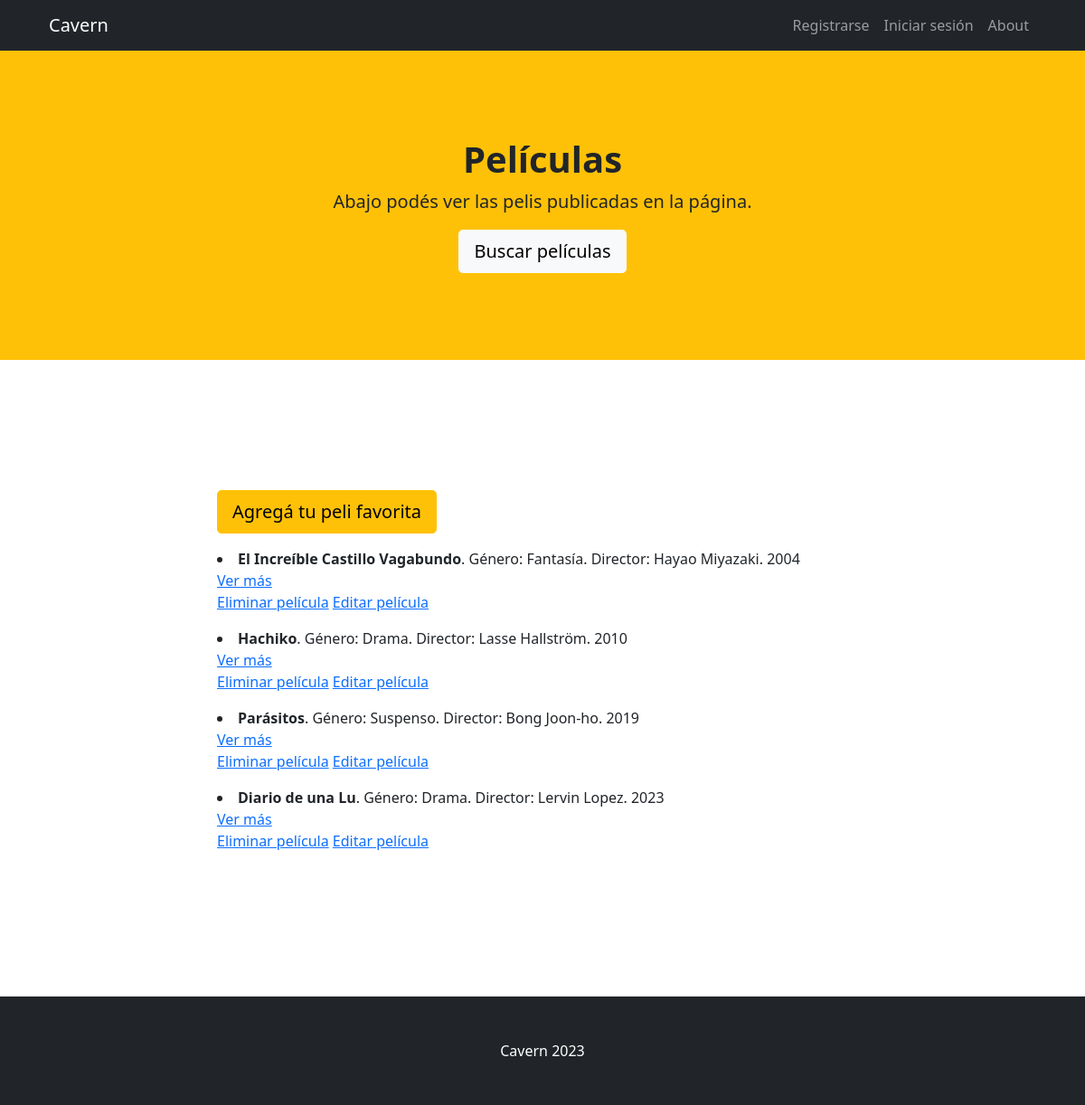
Before: /SPL/peliculas/ with the older database file.
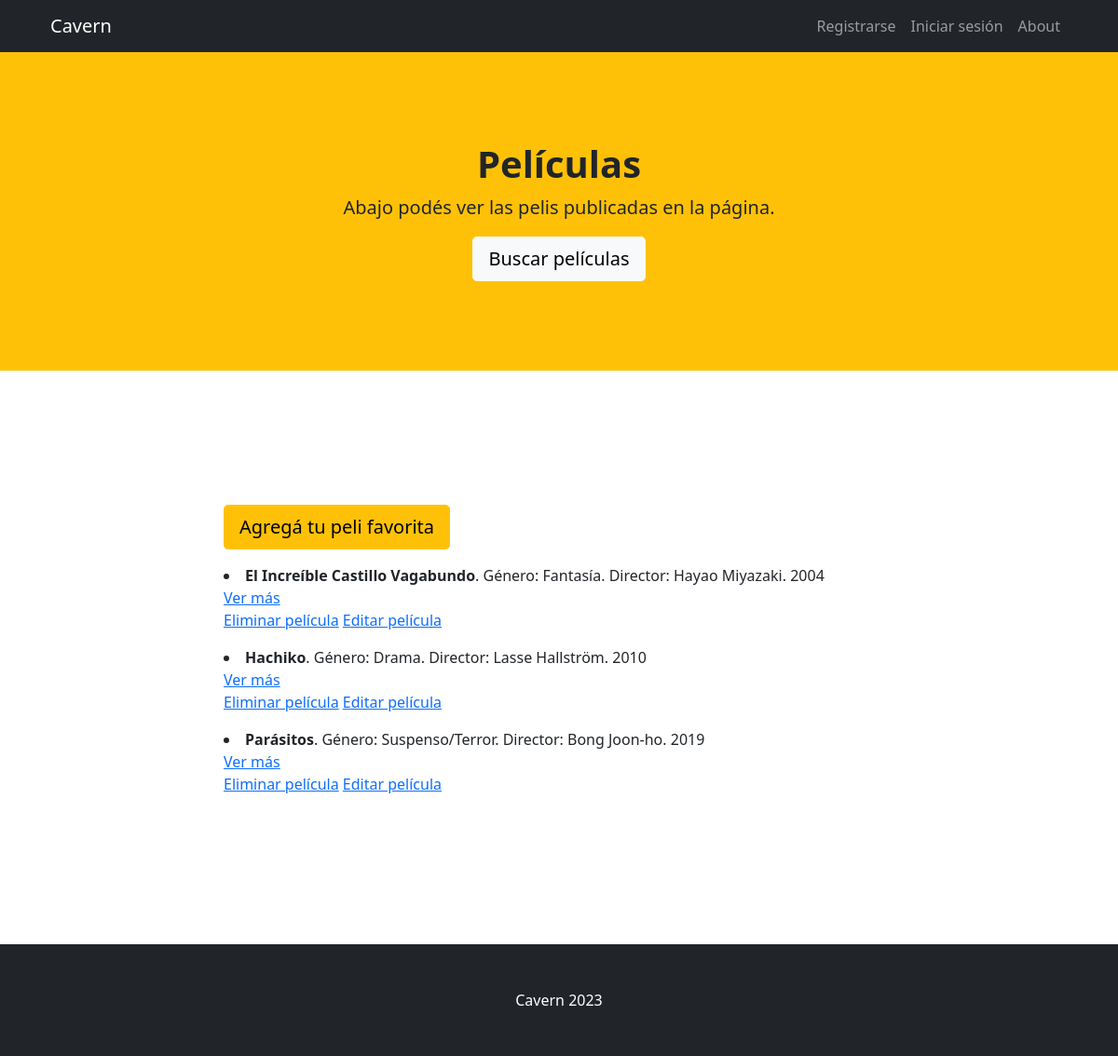
After: the same page with the newer database file.
### SPL/models.py (models this page shows)
class Pelicula(models.Model):
    nombre = models.CharField(max_length=50)
    genero = models.CharField(max_length=40)
    director = models.CharField(max_length=50)
    año = models.IntegerField()
    sinopsis = models.TextField(default=0)

### SPL/views.py (the view)
# urls.py: path('peliculas/', verPelis, name="Pelis"),
def verPelis(request):
    todas_pelis = Pelicula.objects.all()
    return render(request, 'SPL/verPelis.html', {'todas_pelis':todas_pelis})

### SPL/templates/SPL/verPelis.html
{% extends 'SPL/padre.html' %}
{% load static %}
{% block titulo %}
    <h1 class="fw-bolder">Películas</h1>
    <p class="lead">Abajo podés ver las pelis publicadas en la página.</p>
    <a class="btn btn-lg btn-light" href="{% url 'busquedaPeli' %}">Buscar películas</a>
{% endblock %}
{% block sobreLaPagina %}
    <a class="btn btn-lg btn-warning" href="{% url 'agregar_peli' %}">Agregá tu peli favorita</a>
    {% for peli in todas_pelis %}
        <p><li><strong>{{peli.nombre}}</strong>. Género: {{peli.genero}}. Director: {{peli.director}}. {{peli.año}}</li>
            <a href="{% url 'infoseries' %}">Ver más</a>
        <p>
        <a href="{% url 'eliminarpeli' peli.nombre %}">Eliminar película</a>
        <a href="{% url 'editar peli' peli.nombre %}">Editar película</a>
        </p> </p>
    {% endfor %}
{% endblock %}

Changed rows visible on the page:
removed Pelicula: nombre "Diario de una Lu", genero "Drama", director "Lervin Lopez", año "2023"
changed Pelicula "Parásitos": genero "Suspenso" → "Suspenso/Terror"
